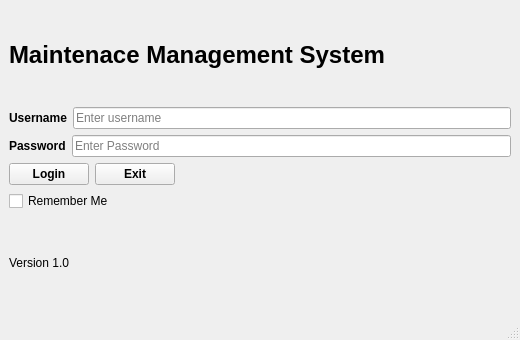
<?xml version="1.0" encoding="UTF-8"?>
<ui version="4.0">
 <class>LoginWindow</class>
 <widget class="QMainWindow" name="LoginWindow">
  <property name="geometry">
   <rect>
    <x>0</x>
    <y>0</y>
    <width>520</width>
    <height>340</height>
   </rect>
  </property>
  <property name="minimumSize">
   <size>
    <width>340</width>
    <height>340</height>
   </size>
  </property>
  <property name="windowTitle">
   <string>Maintenance Management System - Login</string>
  </property>
  <widget class="QWidget" name="centralwidget">
   <layout class="QVBoxLayout" name="verticalLayout">
    <item>
     <widget class="QLabel" name="lblTitle">
      <property name="font">
       <font>
        <pointsize>18</pointsize>
        <bold>true</bold>
       </font>
      </property>
      <property name="text">
       <string>Maintenace Management System</string>
      </property>
     </widget>
    </item>
    <item>
     <layout class="QHBoxLayout" name="horizontalLayout">
      <item>
       <widget class="QLabel" name="lblUsername">
        <property name="font">
         <font>
          <bold>true</bold>
         </font>
        </property>
        <property name="text">
         <string>Username</string>
        </property>
       </widget>
      </item>
      <item>
       <widget class="QLineEdit" name="txtUsername">
        <property name="placeholderText">
         <string>Enter username</string>
        </property>
       </widget>
      </item>
     </layout>
    </item>
    <item>
     <layout class="QHBoxLayout" name="horizontalLayout_2">
      <item>
       <widget class="QLabel" name="lblPassword">
        <property name="font">
         <font>
          <bold>true</bold>
         </font>
        </property>
        <property name="text">
         <string>Password</string>
        </property>
       </widget>
      </item>
      <item>
       <widget class="QLineEdit" name="txtPassword">
        <property name="echoMode">
         <enum>QLineEdit::EchoMode::Password</enum>
        </property>
        <property name="placeholderText">
         <string>Enter Password</string>
        </property>
       </widget>
      </item>
     </layout>
    </item>
    <item>
     <layout class="QHBoxLayout" name="horizontalLayout_3">
      <item>
       <widget class="QPushButton" name="btnLogin">
        <property name="font">
         <font>
          <bold>true</bold>
         </font>
        </property>
        <property name="text">
         <string>Login</string>
        </property>
       </widget>
      </item>
      <item>
       <widget class="QPushButton" name="btnExit">
        <property name="font">
         <font>
          <bold>true</bold>
         </font>
        </property>
        <property name="text">
         <string>Exit</string>
        </property>
       </widget>
      </item>
      <item>
       <spacer name="horizontalSpacer">
        <property name="orientation">
         <enum>Qt::Orientation::Horizontal</enum>
        </property>
        <property name="sizeHint" stdset="0">
         <size>
          <width>779</width>
          <height>20</height>
         </size>
        </property>
       </spacer>
      </item>
     </layout>
    </item>
    <item>
     <widget class="QCheckBox" name="chkRememberMe">
      <property name="text">
       <string>Remember Me</string>
      </property>
     </widget>
    </item>
    <item>
     <widget class="QLabel" name="lblVersion">
      <property name="text">
       <string>Version 1.0</string>
      </property>
     </widget>
    </item>
   </layout>
  </widget>
  <widget class="QMenuBar" name="menubar">
   <property name="geometry">
    <rect>
     <x>0</x>
     <y>0</y>
     <width>520</width>
     <height>33</height>
    </rect>
   </property>
  </widget>
  <widget class="QStatusBar" name="statusbar"/>
 </widget>
 <resources/>
 <connections/>
</ui>
